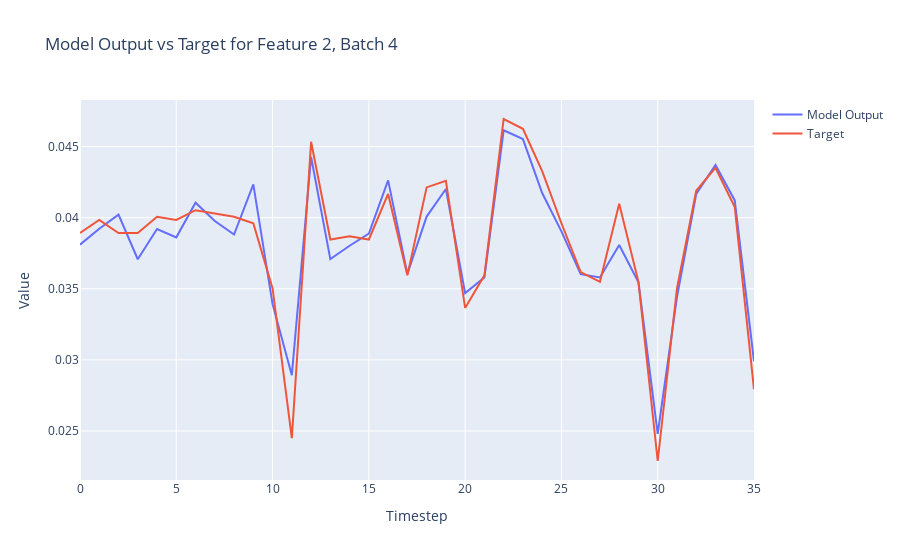

The cell this chart's notebook holds for it:
### Markdown cell above
## Coil Training Input to Output Review

With the coil finally trained, we can investigate how well it has accomplished the original task of producing an outputs for each step of an input sequence. Recall that for this check we are not generating autoregressively, instead for each step in the sequence the coil is re-grounded with a known input.

### Code cell
import plotly.graph_objects as go

def plot_model_output_vs_target(model_outputs, targets, batch_index=0, feature_index=0):
    # Extract the specified feature for the given batch from both the model outputs and targets
    model_output_series = model_outputs[batch_index, :, feature_index].detach().numpy()
    target_series = targets[batch_index, :, feature_index].numpy()
    
    # Create a range for the x-axis (timesteps)
    timesteps = list(range(model_output_series.shape[0]))
    
    # Create traces
    model_trace = go.Scatter(x=timesteps, y=model_output_series, mode='lines', name='Model Output')
    target_trace = go.Scatter(x=timesteps, y=target_series, mode='lines', name='Target')
    
    # Create the figure and add traces
    fig = go.Figure()
    fig.add_trace(model_trace)
    fig.add_trace(target_trace)
    
    # Add title and labels
    fig.update_layout(title=f'Model Output vs Target for Feature {feature_index}, Batch {batch_index}',
                      xaxis_title='Timestep',
                      yaxis_title='Value')
    
    # Show the figure
    fig.show()

# Assuming `y` and `Y` are your model outputs and targets, respectively
# Adjust batch_index and feature_index as needed
plot_model_output_vs_target(outputs.to("cpu"), batch_Y.to("cpu"), batch_index=4, feature_index=2)

### Figure 1 — Plotly figure (JSON) as saved in the notebook; plotly's stock layout.template omitted (floating-point values rounded to 4 significant figures)
{"data": [{"mode": "lines", "name": "Model Output", "type": "scatter", "x": [0, 1, 2, 3, 4, 5, 6, 7, 8, 9, 10, 11, 12, 13, 14, 15, 16, 17, 18, 19, 20, 21, 22, 23, 24, 25, 26, 27, 28, 29, 30, 31, 32, 33, 34, 35], "y": [0.0381, 0.03922, 0.04021, 0.03707, 0.0392, 0.03861, 0.04105, 0.03977, 0.03881, 0.04234, 0.03392, 0.02892, 0.04426, 0.03709, 0.03802, 0.03888, 0.04262, 0.03605, 0.04008, 0.04201, 0.03469, 0.03579, 0.04614, 0.04552, 0.04173, 0.03903, 0.03603, 0.0358, 0.03807, 0.03546, 0.0248, 0.03442, 0.04166, 0.0437, 0.04121, 0.0299]}, {"mode": "lines", "name": "Target", "type": "scatter", "x": [0, 1, 2, 3, 4, 5, 6, 7, 8, 9, 10, 11, 12, 13, 14, 15, 16, 17, 18, 19, 20, 21, 22, 23, 24, 25, 26, 27, 28, 29, 30, 31, 32, 33, 34, 35], "y": [0.03892, 0.03984, 0.03892, 0.03892, 0.04006, 0.03984, 0.04052, 0.04029, 0.04006, 0.03961, 0.03503, 0.0245, 0.04533, 0.03846, 0.03869, 0.03846, 0.04167, 0.03594, 0.04212, 0.04258, 0.03365, 0.03594, 0.04693, 0.04625, 0.04327, 0.03961, 0.03617, 0.03549, 0.04098, 0.03549, 0.02289, 0.03503, 0.0419, 0.0435, 0.04075, 0.02793]}], "layout": {"title": {"text": "Model Output vs Target for Feature 2, Batch 4"}, "xaxis": {"title": {"text": "Timestep"}}, "yaxis": {"title": {"text": "Value"}}}}
